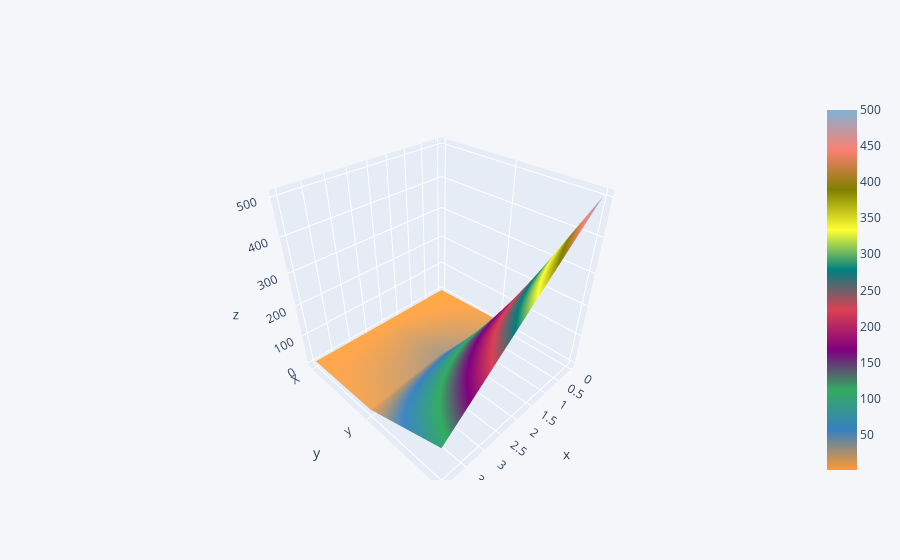

The cell this chart's notebook holds for it:
### Code cell
df3.iplot(kind='surface')

### Figure 1 — Plotly figure (JSON) as saved in the notebook; plotly's stock layout.template omitted (floating-point values rounded to 4 significant figures)
{"data": [{"colorscale": [[0, "rgb(255, 153, 51)"], [0.1111, "rgb(55, 128, 191)"], [0.2222, "rgb(50, 171, 96)"], [0.3333, "rgb(128, 0, 128)"], [0.4444, "rgb(219, 64, 82)"], [0.5556, "rgb(0, 128, 128)"], [0.6667, "rgb(255, 255, 51)"], [0.7778, "rgb(128, 128, 0)"], [0.8889, "rgb(251, 128, 114)"], [1, "rgb(128, 177, 211)"]], "type": "surface", "x": [0, 1, 2, 3, 4], "y": ["X", "y", "z"], "z": [[1, 2, 3, 4, 5], [10, 20, 30, 20, 10], [500, 400, 300, 200, 100]]}], "layout": {"legend": {"bgcolor": "#F5F6F9", "font": {"color": "#4D5663"}}, "paper_bgcolor": "#F5F6F9", "plot_bgcolor": "#F5F6F9", "title": {"font": {"color": "#4D5663"}}, "xaxis": {"gridcolor": "#E1E5ED", "showgrid": true, "tickfont": {"color": "#4D5663"}, "title": {"font": {"color": "#4D5663"}, "text": ""}, "zerolinecolor": "#E1E5ED"}, "yaxis": {"gridcolor": "#E1E5ED", "showgrid": true, "tickfont": {"color": "#4D5663"}, "title": {"font": {"color": "#4D5663"}, "text": ""}, "zerolinecolor": "#E1E5ED"}}}
